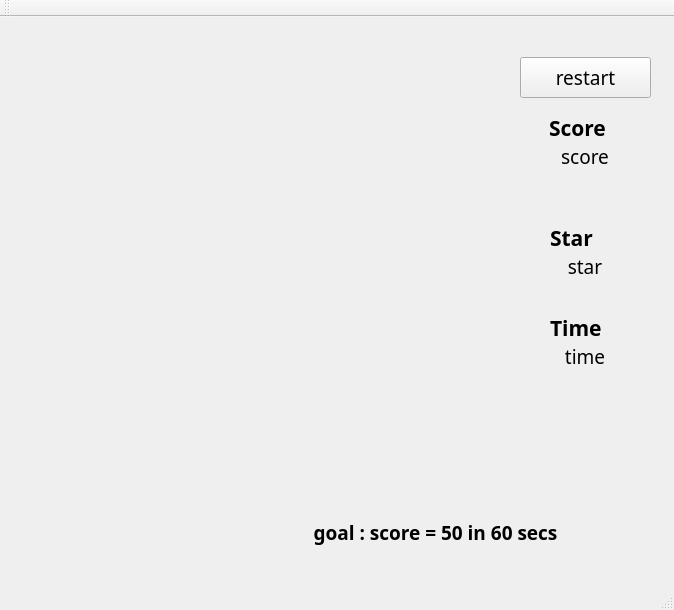
<?xml version="1.0" encoding="UTF-8"?>
<ui version="4.0">
 <class>MainWindow</class>
 <widget class="QMainWindow" name="MainWindow">
  <property name="geometry">
   <rect>
    <x>0</x>
    <y>0</y>
    <width>674</width>
    <height>610</height>
   </rect>
  </property>
  <property name="windowTitle">
   <string>MainWindow</string>
  </property>
  <widget class="QWidget" name="centralWidget">
   <widget class="QPushButton" name="restart">
    <property name="geometry">
     <rect>
      <x>520</x>
      <y>40</y>
      <width>131</width>
      <height>41</height>
     </rect>
    </property>
    <property name="font">
     <font>
      <family>Broadway</family>
      <pointsize>14</pointsize>
     </font>
    </property>
    <property name="focusPolicy">
     <enum>Qt::NoFocus</enum>
    </property>
    <property name="text">
     <string>restart</string>
    </property>
   </widget>
   <widget class="QLabel" name="score">
    <property name="geometry">
     <rect>
      <x>550</x>
      <y>130</y>
      <width>70</width>
      <height>18</height>
     </rect>
    </property>
    <property name="font">
     <font>
      <family>Bradley Hand ITC</family>
      <pointsize>14</pointsize>
      <weight>50</weight>
      <bold>false</bold>
     </font>
    </property>
    <property name="layoutDirection">
     <enum>Qt::LeftToRight</enum>
    </property>
    <property name="text">
     <string>score</string>
    </property>
    <property name="alignment">
     <set>Qt::AlignCenter</set>
    </property>
   </widget>
   <widget class="QLabel" name="Score_title">
    <property name="geometry">
     <rect>
      <x>549</x>
      <y>100</y>
      <width>81</width>
      <height>21</height>
     </rect>
    </property>
    <property name="font">
     <font>
      <family>Bradley Hand ITC</family>
      <pointsize>16</pointsize>
      <weight>75</weight>
      <bold>true</bold>
     </font>
    </property>
    <property name="text">
     <string>Score</string>
    </property>
   </widget>
   <widget class="QLabel" name="Star_title_2">
    <property name="geometry">
     <rect>
      <x>550</x>
      <y>210</y>
      <width>81</width>
      <height>21</height>
     </rect>
    </property>
    <property name="font">
     <font>
      <family>Bradley Hand ITC</family>
      <pointsize>16</pointsize>
      <weight>75</weight>
      <bold>true</bold>
     </font>
    </property>
    <property name="text">
     <string>Star</string>
    </property>
   </widget>
   <widget class="QLabel" name="star">
    <property name="geometry">
     <rect>
      <x>550</x>
      <y>240</y>
      <width>70</width>
      <height>18</height>
     </rect>
    </property>
    <property name="font">
     <font>
      <family>Bradley Hand ITC</family>
      <pointsize>14</pointsize>
      <weight>50</weight>
      <bold>false</bold>
     </font>
    </property>
    <property name="layoutDirection">
     <enum>Qt::LeftToRight</enum>
    </property>
    <property name="text">
     <string>star</string>
    </property>
    <property name="alignment">
     <set>Qt::AlignCenter</set>
    </property>
   </widget>
   <widget class="QLabel" name="label">
    <property name="geometry">
     <rect>
      <x>210</x>
      <y>500</y>
      <width>451</width>
      <height>31</height>
     </rect>
    </property>
    <property name="font">
     <font>
      <family>Algerian</family>
      <pointsize>14</pointsize>
      <weight>75</weight>
      <bold>true</bold>
     </font>
    </property>
    <property name="text">
     <string>goal : score = 50 in 60 secs</string>
    </property>
    <property name="alignment">
     <set>Qt::AlignCenter</set>
    </property>
   </widget>
   <widget class="QLabel" name="Time_title">
    <property name="geometry">
     <rect>
      <x>550</x>
      <y>300</y>
      <width>81</width>
      <height>21</height>
     </rect>
    </property>
    <property name="font">
     <font>
      <family>Bradley Hand ITC</family>
      <pointsize>16</pointsize>
      <weight>75</weight>
      <bold>true</bold>
     </font>
    </property>
    <property name="text">
     <string>Time</string>
    </property>
   </widget>
   <widget class="QLabel" name="time">
    <property name="geometry">
     <rect>
      <x>550</x>
      <y>330</y>
      <width>70</width>
      <height>18</height>
     </rect>
    </property>
    <property name="font">
     <font>
      <family>Bradley Hand ITC</family>
      <pointsize>14</pointsize>
      <weight>50</weight>
      <bold>false</bold>
     </font>
    </property>
    <property name="layoutDirection">
     <enum>Qt::LeftToRight</enum>
    </property>
    <property name="text">
     <string>time</string>
    </property>
    <property name="alignment">
     <set>Qt::AlignCenter</set>
    </property>
   </widget>
  </widget>
  <widget class="QMenuBar" name="menuBar">
   <property name="geometry">
    <rect>
     <x>0</x>
     <y>0</y>
     <width>674</width>
     <height>29</height>
    </rect>
   </property>
  </widget>
  <widget class="QToolBar" name="mainToolBar">
   <attribute name="toolBarArea">
    <enum>TopToolBarArea</enum>
   </attribute>
   <attribute name="toolBarBreak">
    <bool>false</bool>
   </attribute>
  </widget>
  <widget class="QStatusBar" name="statusBar"/>
 </widget>
 <layoutdefault spacing="6" margin="11"/>
 <resources/>
 <connections/>
</ui>
